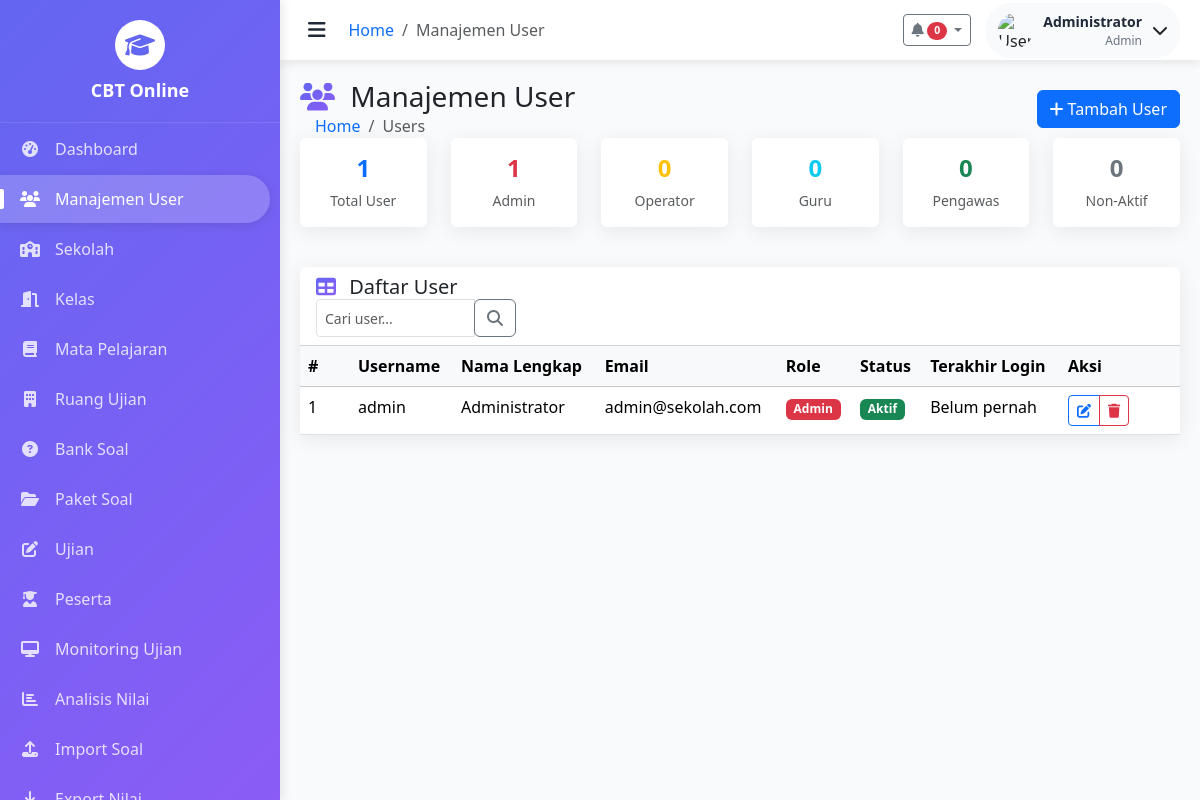
The page /admin/users.php (signed in) on the database its author committed.
### tables this page shows
CREATE TABLE IF NOT EXISTS users (
    id INT PRIMARY KEY AUTO_INCREMENT,
    username VARCHAR(50) UNIQUE NOT NULL,
    password VARCHAR(255) NOT NULL,
    nama_lengkap VARCHAR(255) NOT NULL,
    email VARCHAR(255),
    role ENUM('admin', 'operator', 'guru', 'pengawas', 'peserta') NOT NULL,
    foto VARCHAR(255),
    is_active BOOLEAN DEFAULT TRUE,
    last_login TIMESTAMP NULL,
    created_at TIMESTAMP DEFAULT CURRENT_TIMESTAMP,
    updated_at TIMESTAMP DEFAULT CURRENT_TIMESTAMP ON UPDATE CURRENT_TIMESTAMP
);

### admin/users.php (the view, shortened to what this page needs)
<?php
require_once '../config/database.php';
$where = '';
$params = [];
$users = $pdo->prepare("SELECT * FROM users $where ORDER BY role, nama_lengkap");
$users->execute($params);
$users = $users->fetchAll();
$stats = $pdo->query("SELECT
    COUNT(*) as total,
    SUM(CASE WHEN role = 'admin' THEN 1 ELSE 0 END) as admin,
    SUM(CASE WHEN role = 'operator' THEN 1 ELSE 0 END) as operator,
    SUM(CASE WHEN role = 'guru' THEN 1 ELSE 0 END) as guru,
    SUM(CASE WHEN role = 'pengawas' THEN 1 ELSE 0 END) as pengawas,
    SUM(CASE WHEN is_active = 1 THEN 1 ELSE 0 END) as aktif,
    SUM(CASE WHEN is_active = 0 THEN 1 ELSE 0 END) as nonaktif
FROM users")->fetch();
$page_title = 'Manajemen User';
include 'includes/header-modern.php';
?>
<div class="content-header">
    <div class="row align-items-center">
        <div class="col">
            <h1 class="h3 mb-0 text-gray-800">
                <i class="fas fa-users text-gradient me-2"></i>
                Manajemen User
            </h1>
            <nav aria-label="breadcrumb">
                <ol class="breadcrumb">
                    <li class="breadcrumb-item"><a href="dashboard.php" class="text-decoration-none">Home</a></li>
                    <li class="breadcrumb-item active" aria-current="page">Users</li>
                </ol>
            </nav>
        </div>
        <div class="col-auto">
            <button type="button" class="btn btn-primary" data-bs-toggle="modal" data-bs-target="#tambahUserModal">
                <i class="fas fa-plus me-1"></i>Tambah User
            </button>
        </div>
    </div>
</div>
<div class="row mb-4">
    <div class="col-lg-2 col-md-4 mb-3">
        <div class="card border-0 shadow-custom">
            <div class="card-body text-center p-3">
                <div class="h4 fw-bold text-primary"><?php echo $stats['total']; ?></div>
                <div class="small text-muted">Total User</div>
            </div>
        </div>
    </div>
    <div class="col-lg-2 col-md-4 mb-3">
        <div class="card border-0 shadow-custom">
            <div class="card-body text-center p-3">
                <div class="h4 fw-bold text-danger"><?php echo $stats['admin']; ?></div>
                <div class="small text-muted">Admin</div>
            </div>
        </div>
    </div>
    <div class="col-lg-2 col-md-4 mb-3">
        <div class="card border-0 shadow-custom">
            <div class="card-body text-center p-3">
                <div class="h4 fw-bold text-warning"><?php echo $stats['operator']; ?></div>
                <div class="small text-muted">Operator</div>
            </div>
        </div>
    </div>
    <div class="col-lg-2 col-md-4 mb-3">
        <div class="card border-0 shadow-custom">
            <div class="card-body text-center p-3">
                <div class="h4 fw-bold text-info"><?php echo $stats['guru']; ?></div>
                <div class="small text-muted">Guru</div>
            </div>
        </div>
    </div>
    <div class="col-lg-2 col-md-4 mb-3">
        <div class="card border-0 shadow-custom">
            <div class="card-body text-center p-3">
                <div class="h4 fw-bold text-success"><?php echo $stats['pengawas']; ?></div>
                <div class="small text-muted">Pengawas</div>
            </div>
        </div>
    </div>
    <div class="col-lg-2 col-md-4 mb-3">
        <div class="card border-0 shadow-custom">
            <div class="card-body text-center p-3">
                <div class="h4 fw-bold text-secondary"><?php echo $stats['total'] - $stats['aktif']; ?></div>
                <div class="small text-muted">Non-Aktif</div>
            </div>
        </div>
    </div>
</div>
<div class="card border-0 shadow-custom">
    <div class="card-header bg-transparent">
        <h5 class="card-title mb-0">
            <i class="fas fa-table text-gradient me-2"></i>
            Daftar User
        </h5>
        <div class="card-tools">
            <div class="input-group input-group-sm" style="width: 200px;">
                <input type="text" name="table_search" class="form-control" placeholder="Cari user...">
                <div class="input-group-append">
                    <button type="button" class="btn btn-outline-secondary">
                        <i class="fas fa-search"></i>
                    </button>
                </div>
            </div>
        </div>
    </div>
    <div class="card-body p-0">
        <div class="table-responsive">
            <table class="table table-hover mb-0">
                <thead class="table-light">
                    <tr>
                        <th width="50">#</th>
                        <th>Username</th>
                        <th>Nama Lengkap</th>
                        <th>Email</th>
                        <th>Role</th>
                        <th>Status</th>
                        <th>Terakhir Login</th>
                        <th width="120">Aksi</th>
                    </tr>
                </thead>
                <tbody>
                    <?php if (empty($users)): ?>
                        <tr>
                            <td colspan="8" class="text-center py-4 text-muted">
                                <i class="fas fa-info-circle fa-2x mb-2"></i>
                                <p>Belum ada data user</p>
                            </td>
                        </tr>
                    <?php else: ?>
                        <?php foreach ($users as $index => $user): ?>
                            <tr>
                                <td><?php echo $index + 1; ?></td>
                                <td><?php echo htmlspecialchars($user['username']); ?></td>
                                <td><?php echo htmlspecialchars($user['nama_lengkap']); ?></td>
                                <td><?php echo htmlspecialchars($user['email']); ?></td>
                                <td>
                                    <span class="badge bg-<?php echo $user['role'] == 'admin' ? 'danger' : ($user['role'] == 'operator' ? 'warning' : ($user['role'] == 'guru' ? 'info' : 'success')); ?>">
                                        <?php echo ucfirst($user['role']); ?>
                                    </span>
                                </td>
                                <td>
                                    <span class="badge bg-<?php echo $user['is_active'] ? 'success' : 'secondary'; ?>">
                                        <?php echo $user['is_active'] ? 'Aktif' : 'Non-Aktif'; ?>
                                    </span>
                                </td>
                                <td>
                                    <?php echo $user['last_login'] ? formatDate($user['last_login']) : 'Belum pernah'; ?>
                                </td>
                                <td>
                                    <div class="btn-group btn-group-sm">
                                        <button type="button" class="btn btn-outline-primary"
                                                onclick="editUser(<?php echo $user['id']; ?>)"
                                                title="Edit">
                                            <i class="fas fa-edit"></i>
                                        </button>
                                        <button type="button" class="btn btn-outline-danger"
                                                onclick="deleteUser(<?php echo $user['id']; ?>, '<?php echo htmlspecialchars($user['username']); ?>')"
                                                title="Hapus">
                                            <i class="fas fa-trash"></i>
                                        </button>
                                    </div>
                                </td>
                            </tr>
                        <?php endforeach; ?>
                    <?php endif; ?>
                </tbody>
            </table>
        </div>
    </div>
</div>
<?php include 'includes/footer-modern.php'; ?>

### admin/includes/header-modern.php (shortened to what this page needs)
<?php
$user_nama = $_SESSION['nama_lengkap'] ?? 'User';
$user_role = $_SESSION['role'] ?? 'admin';
$user_avatar = '../assets/img/user.png';
$current_menu = $menu_items[$user_role] ?? $menu_items['admin'];
$current_page = basename($_SERVER['PHP_SELF']);
function isMenuActive($url, $current_page) {
    return $current_page === $url ? 'active' : '';
}
?>
<!DOCTYPE html>
<html lang="id" data-bs-theme="light">
<head>
    <link href="https://cdn.jsdelivr.net/npm/bootstrap@5.3.2/dist/css/bootstrap.min.css" rel="stylesheet">
    <link rel="stylesheet" href="https://cdn.jsdelivr.net/npm/bootstrap-icons@1.11.1/font/bootstrap-icons.css">
    <link rel="stylesheet" href="https://cdnjs.cloudflare.com/ajax/libs/font-awesome/6.4.0/css/all.min.css">
</head>
<body>
    <nav class="sidebar" id="sidebar">
        <div class="sidebar-header">
            <div class="sidebar-logo">
                <i class="fas fa-graduation-cap"></i>
            </div>
            <h5 class="sidebar-title">CBT Online</h5>
        </div>
        <ul class="sidebar-menu">
            <?php foreach ($current_menu as $item): ?>
                <li class="sidebar-menu-item">
                    <a href="<?php echo $item['url']; ?>"
                       class="sidebar-menu-link <?php echo isMenuActive($item['url'], $current_page); ?>"
                       title="<?php echo $item['title']; ?>">
                        <i class="sidebar-menu-icon <?php echo $item['icon']; ?>"></i>
                        <span class="sidebar-menu-text"><?php echo $item['title']; ?></span>
                    </a>
                </li>
            <?php endforeach; ?>
        </ul>
    </nav>
    <div class="main-content" id="mainContent">
        <header class="top-header">
            <div class="header-left">
                <button class="sidebar-toggle" id="sidebarToggle">
                    <i class="fas fa-bars"></i>
                </button>
                <nav aria-label="breadcrumb">
                    <ol class="breadcrumb">
                        <li class="breadcrumb-item"><a href="dashboard.php" class="text-decoration-none">Home</a></li>
                        <?php if (isset($page_title)): ?>
                            <li class="breadcrumb-item active" aria-current="page"><?php echo $page_title; ?></li>
                        <?php endif; ?>
                    </ol>
                </nav>
            </div>
            <div class="header-right">
                <div class="dropdown">
                    <button class="btn btn-outline-secondary btn-sm dropdown-toggle" type="button" data-bs-toggle="dropdown">
                        <i class="fas fa-bell"></i>
                        <span class="badge bg-danger rounded-pill" id="notificationCount">0</span>
                    </button>
                </div>
                <div class="dropdown">
                    <div class="user-dropdown" data-bs-toggle="dropdown">
                        <img src="<?php echo $user_avatar; ?>" alt="User" class="user-avatar">
                        <div class="user-info">
                            <div class="user-name"><?php echo htmlspecialchars($user_nama); ?></div>
                            <div class="user-role"><?php echo htmlspecialchars($user_role); ?></div>
                        </div>
                        <i class="fas fa-chevron-down"></i>
                    </div>
                </div>
            </div>
        </header>
        <div class="content-area">

### admin/includes/footer-modern.php (shortened to what this page needs)
        </div>
    </div>
</body>
</html>

### admin/includes/header-modern.php (style rules this page uses)
:root { --sidebar-width: 280px; --sidebar-collapsed-width: 70px; --header-height: 60px; --primary-color: #6366f1; --secondary-color: #8b5cf6; --success-color: #10b981; --warning-color: #f59e0b; --danger-color: #ef4444; --info-color: #3b82f6; --dark-color: #1f2937; --light-color: #f8fafc; }
body { font-family: 'Segoe UI', Tahoma, Geneva, Verdana, sans-serif; background-color: var(--light-color); overflow-x: hidden; }
.sidebar { position: fixed; top: 0; left: 0; height: 100vh; width: var(--sidebar-width); background: linear-gradient(135deg, var(--primary-color), var(--secondary-color)); transition: all 0.3s ease; z-index: 1000; overflow-y: auto; box-shadow: 2px 0 10px rgba(0,0,0,0.1); }
.sidebar-header { padding: 20px; border-bottom: 1px solid rgba(255,255,255,0.1); text-align: center; }
.sidebar-logo { width: 50px; height: 50px; background: white; border-radius: 50%; margin: 0 auto 10px; display: flex; align-items: center; justify-content: center; font-size: 24px; color: var(--primary-color); font-weight: bold; }
.sidebar-title { color: white; font-size: 18px; font-weight: 600; margin: 0; white-space: nowrap; overflow: hidden; }
.sidebar-menu { list-style: none; padding: 0; margin: 0; }
.sidebar-menu-item { margin: 2px 0; }
.sidebar-menu-link { display: flex; align-items: center; padding: 12px 20px; color: rgba(255,255,255,0.8); text-decoration: none; transition: all 0.3s ease; border-radius: 0 25px 25px 0; margin-right: 10px; position: relative; }
.sidebar-menu-link.active { color: white; background: rgba(255,255,255,0.2); box-shadow: 0 2px 10px rgba(0,0,0,0.1); }
.sidebar-menu-link.active::before { content: ''; position: absolute; left: 0; top: 50%; transform: translateY(-50%); width: 4px; height: 20px; background: white; border-radius: 0 2px 2px 0; }
.sidebar-menu-icon { width: 20px; text-align: center; margin-right: 15px; font-size: 16px; }
.main-content { margin-left: var(--sidebar-width); transition: all 0.3s ease; min-height: 100vh; }
.top-header { height: var(--header-height); background: white; box-shadow: 0 2px 10px rgba(0,0,0,0.1); display: flex; align-items: center; justify-content: space-between; padding: 0 20px; position: sticky; top: 0; z-index: 100; }
.header-left { display: flex; align-items: center; }
.sidebar-toggle { background: none; border: none; font-size: 20px; color: var(--dark-color); cursor: pointer; padding: 8px; border-radius: 50%; transition: all 0.3s ease; }
.breadcrumb { margin: 0; background: none; padding: 0; margin-left: 15px; }
.header-right { display: flex; align-items: center; gap: 15px; }
.user-dropdown { display: flex; align-items: center; gap: 10px; padding: 8px 12px; border-radius: 25px; background: var(--light-color); cursor: pointer; transition: all 0.3s ease; }
.user-avatar { width: 35px; height: 35px; border-radius: 50%; object-fit: cover; }
.user-info { display: flex; flex-direction: column; align-items: flex-end; }
.user-name { font-weight: 600; font-size: 14px; color: var(--dark-color); margin: 0; }
.user-role { font-size: 12px; color: #6b7280; text-transform: capitalize; }
.content-area { padding: 20px; }
.text-gradient { background: linear-gradient(135deg, var(--primary-color), var(--secondary-color)); -webkit-background-clip: text; -webkit-text-fill-color: transparent; background-clip: text; }
.shadow-custom { box-shadow: 0 4px 20px rgba(0,0,0,0.08); }

### rows shown on the page
users: username "admin", nama_lengkap "Administrator", email "admin@sekolah.com", role "Admin", is_active "Aktif", shows "Belum pernah"

### other values the page prints
$item['title'] "Dashboard"
$item['title'] "Manajemen User"
$item['title'] "Sekolah"
$item['title'] "Kelas"
$item['title'] "Mata Pelajaran"
$item['title'] "Ruang Ujian"
$item['title'] "Bank Soal"
$item['title'] "Paket Soal"
$item['title'] "Ujian"
$item['title'] "Peserta"
$item['title'] "Monitoring Ujian"
$item['title'] "Analisis Nilai"
$item['title'] "Import Soal"
$page_title "Manajemen User"
$user_nama "Administrator"
